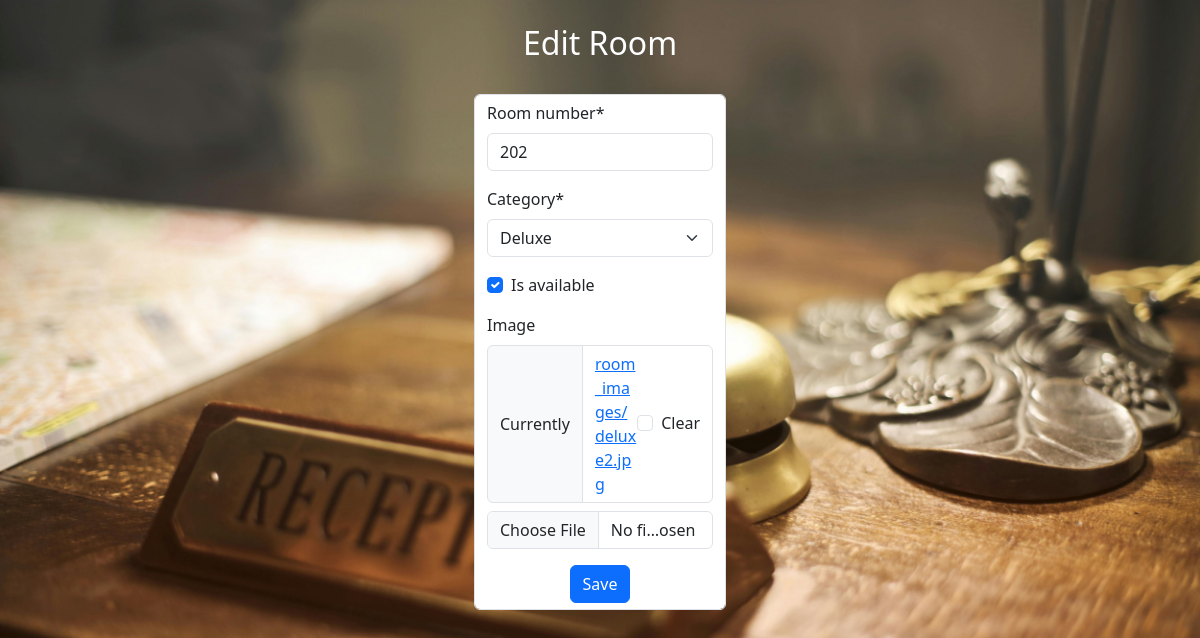
Before: /room_edit/4/ (signed in) with the older database file.
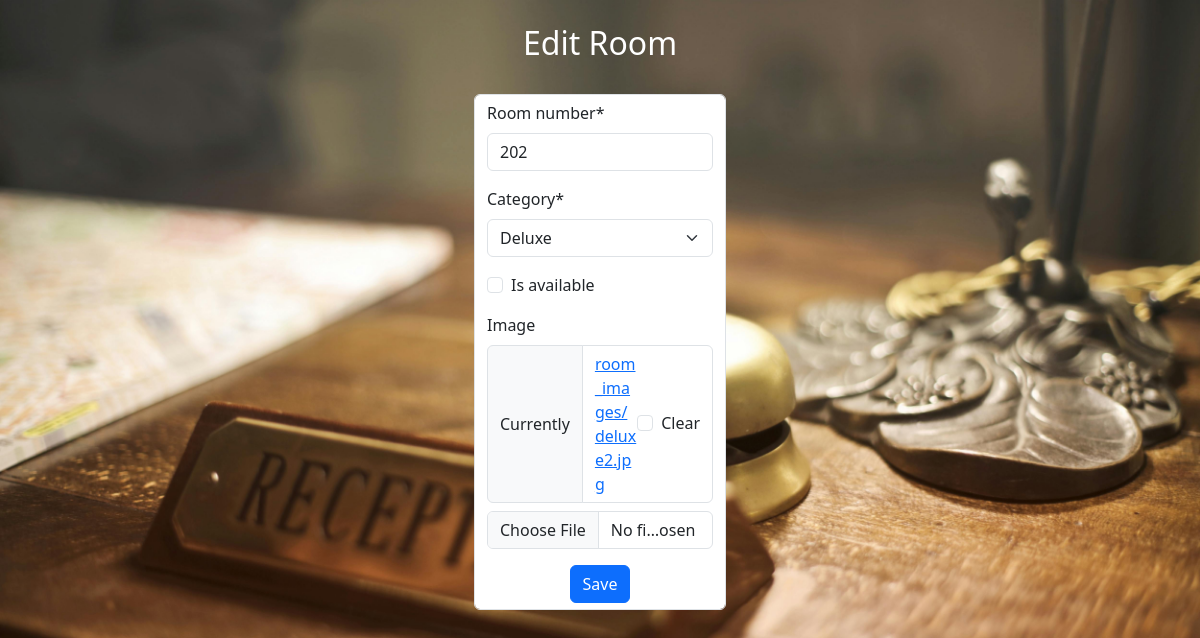
After: the same page with the newer database file.
### hotelapp/models.py (models this page shows, shortened)
class Room(models.Model):
    room_number = models.CharField(max_length=10, unique=True)
    category = models.ForeignKey(RoomCategory, on_delete=models.CASCADE, related_name='rooms')
    is_available = models.BooleanField(default=True)
    image = models.ImageField(upload_to='room_images',null=True,blank=True)

### hotelapp/views.py (the view)
# urls.py: path("room_edit/<int:id>/", views.room_edit, name="room_edit"),
@login_required
def room_edit(request, id):
    room = get_object_or_404(Room, pk=id)
    if request.method == "POST":
        form = RoomForm(request.POST, request.FILES,instance=room)
        if form.is_valid():
            form.save()
            messages.success(request,'Room Updated successfully')
            return redirect("room_list")
    else:
        form = RoomForm(instance=room)
    return render(request, "room_form.html", {"form": form, "title": "Edit Room"})

### hotelapp/forms.py
class RoomForm(forms.ModelForm):
    class  Meta:
        model = Room
        fields = ['room_number','category','is_available','image']

### hotelapp/models.py (called while the page is built)
    def __str__(self):
        return self.name

### templates/room_form.html (shortened to what this page needs)
{% extends "admin_base.html" %}
{% load crispy_forms_tags %}
{% block content %}
<h2 class="text-white text-center mt-4">{{title}}</h2>
<div class="container-fluid p-4 w-25 formclass">
    <form method="post" class="form-control" enctype="multipart/form-data">
        {{ form|crispy }}
        <center><button type="submit" class="btn btn-primary">Save</button></center>
    </form>
</div>
{% endblock %}

Changed rows visible on the page:
changed Room "Deluxe": is_available "☑" → "☐"
